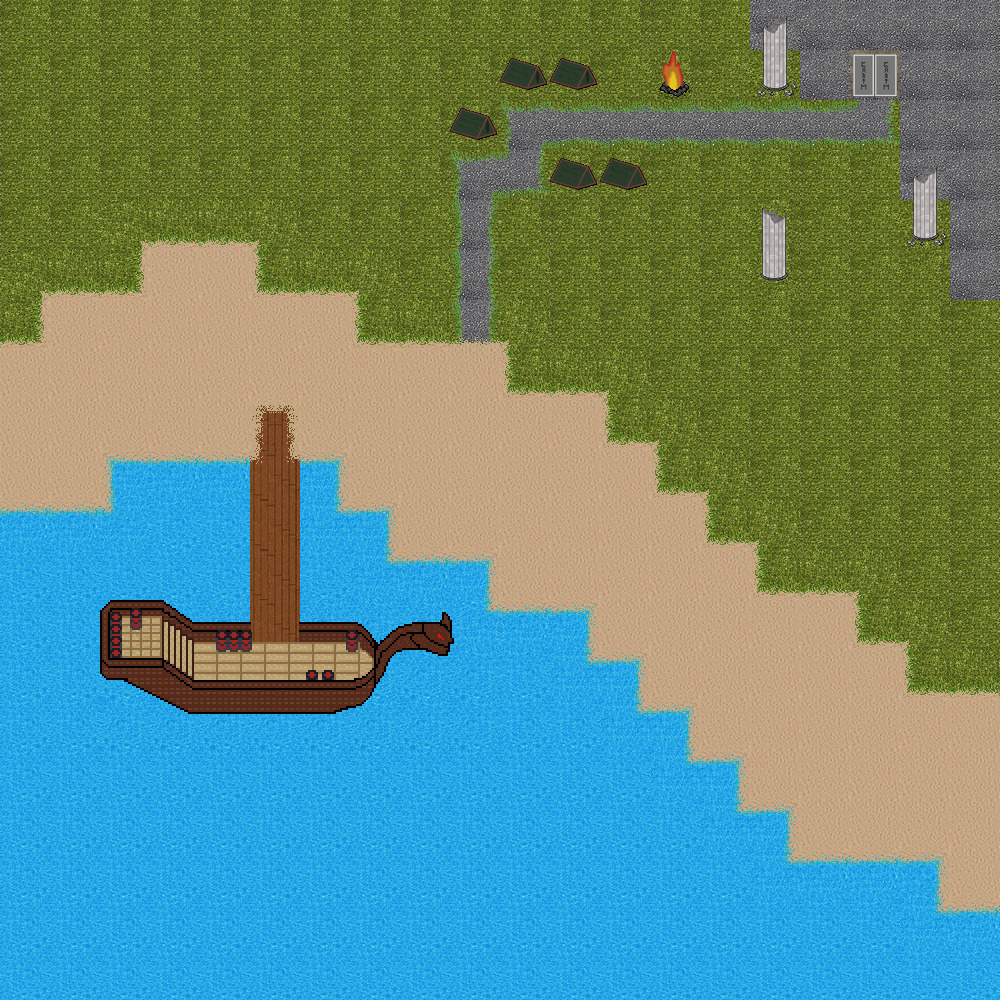

Tiled map render using the project's own tile images. Description and the whole map definition, tile-layer contents included, below:
An orthogonal 20x20 tile map with 50x50 px tiles, 1 tile layer (Calque de Tile 1), 3 tilesets.

<map version="1.2" tiledversion="1.2.3" orientation="orthogonal" renderorder="left-up" width="20" height="20" tilewidth="50" tileheight="50" infinite="0" nextlayerid="2" nextobjectid="1">
 <tileset firstgid="1" source="tileset.tsx" />
 <tileset firstgid="101" source="object.tsx" />
 <tileset firstgid="201" name="tileset2" tilewidth="50" tileheight="50" tilecount="100" columns="10">
  <image source="../textures/tileset2.png" trans="ffffff" width="500" height="500" />
 </tileset>
 <layer id="1" name="Calque de Tile 1" width="20" height="20">
  <data encoding="csv">
12,12,12,12,12,12,12,12,12,12,78,78,78,12,12,56,54,54,54,54,
12,12,12,12,12,12,12,12,78,88,77,77,12,286,12,66,54,48,54,54,
12,12,12,12,12,12,12,12,78,77,61,82,82,82,82,82,82,83,54,54,
12,12,12,12,12,12,12,12,88,61,83,67,67,12,12,78,12,12,56,54,
12,12,25,22,22,24,12,12,12,73,87,12,12,12,12,58,12,12,66,54,
25,22,23,4,4,21,22,24,12,73,12,12,12,12,12,68,12,12,76,54,
23,4,4,4,4,4,4,21,22,84,24,12,12,12,12,78,12,12,78,12,
4,4,4,4,4,4,4,4,4,4,21,22,24,12,12,12,12,12,12,12,
4,4,4,4,4,64,4,4,4,4,4,4,21,24,12,12,12,12,12,12,
4,4,206,207,207,74,208,4,4,4,4,4,4,21,24,12,12,12,12,12,
207,207,220,217,217,42,219,208,4,4,4,4,4,4,21,24,12,12,12,12,
217,217,217,217,217,42,217,219,207,208,4,4,4,4,4,21,22,24,12,12,
217,217,101,102,103,104,105,106,107,108,207,208,4,4,4,4,4,21,24,12,
217,217,111,112,113,114,115,116,117,118,217,219,208,4,4,4,4,4,21,22,
217,217,121,122,123,124,125,126,127,128,217,217,219,208,4,4,4,4,4,4,
217,217,217,217,217,217,217,217,217,217,217,217,217,219,208,4,4,4,4,4,
217,217,217,217,217,217,217,217,217,217,217,217,217,217,219,208,4,4,4,4,
217,217,217,217,217,217,217,217,217,217,217,217,217,217,217,219,207,207,8,4,
217,217,217,217,217,217,217,217,217,217,217,217,217,217,217,217,217,217,219,207,
217,217,217,217,217,217,217,217,217,217,217,217,217,217,217,217,217,217,217,217
</data>
 </layer>
</map>
